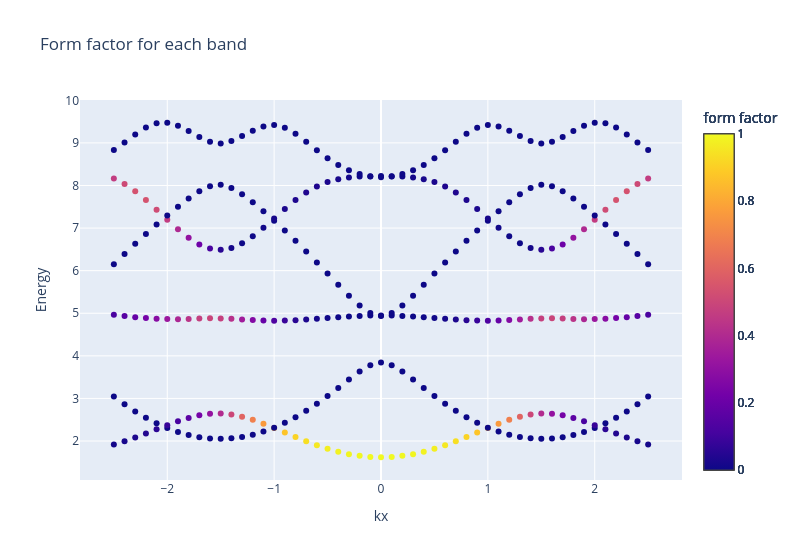

Notebook source saved alongside this figure:
### Markdown cell above
We can plot this form factor as the color of the band structure, let's do this quickly using plotly. If you don't want to install the package (`pip install plotly`), you can skip the next cell.

### Code cell
import plotly.graph_objects as go

fig = go.Figure()
for b in eigva.band:
    fig.add_trace(go.Scatter(
        x=eigva.kx, y=eigva.sel(ky = 0, band = b), mode='markers', 
        marker=dict(
            color = fk.sel(ky = 0, band = b),
            cmin = 0,
            cmax = 1,
            colorbar=dict(
                    title=dict(text="form factor")
                )
            ),
    ))
    
fig.update_layout(
    showlegend = False,
    title=dict(
        text='Form factor for each band'
    ),
    xaxis=dict(
        title=dict(
            text='kx'
        )
    ),
    yaxis=dict(
        title=dict(
            text='Energy'
        )
    ),
    width = 800
)

fig.show()
